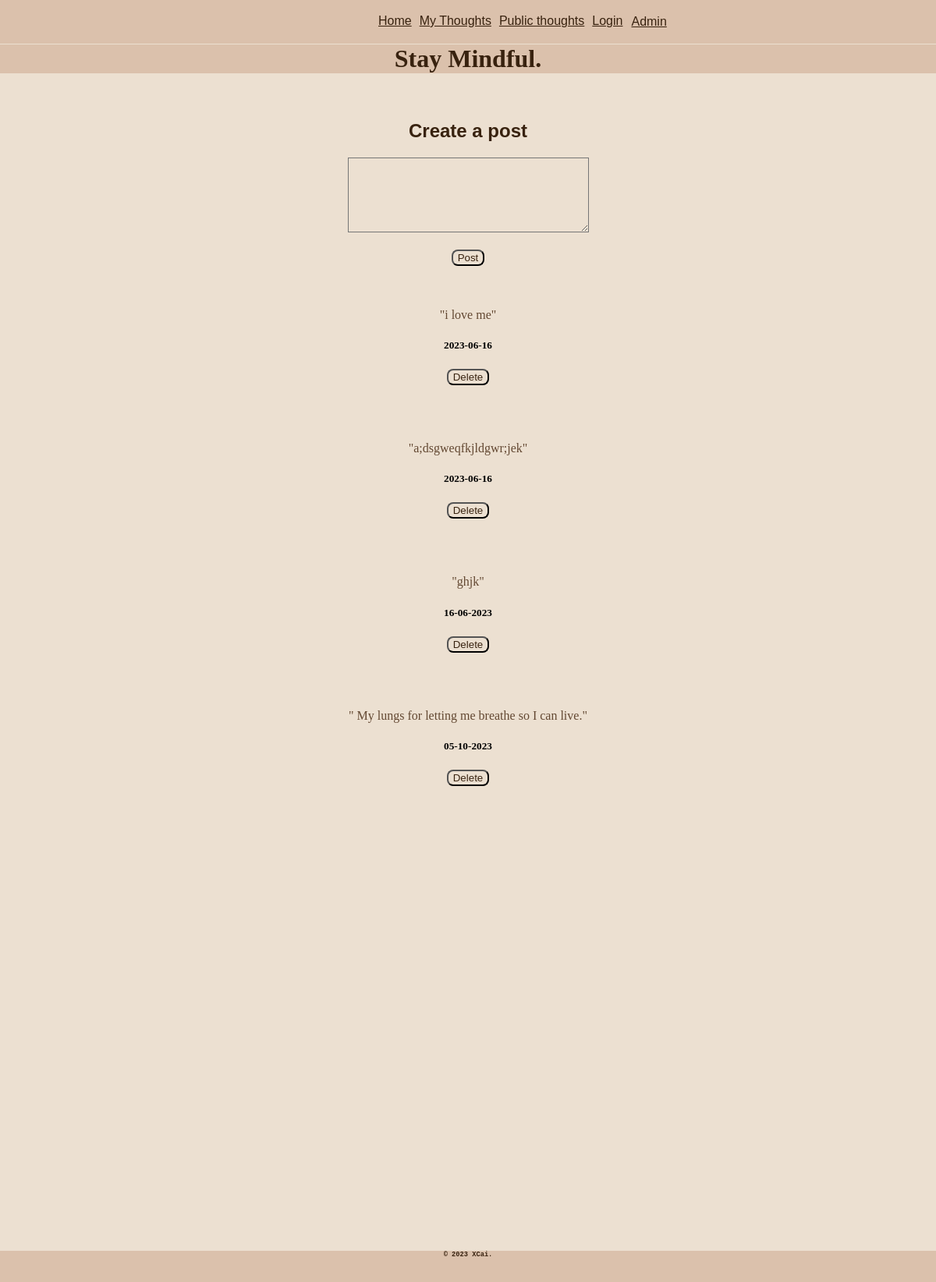
/my_posts (signed in), run on an earlier commit of the app's database.
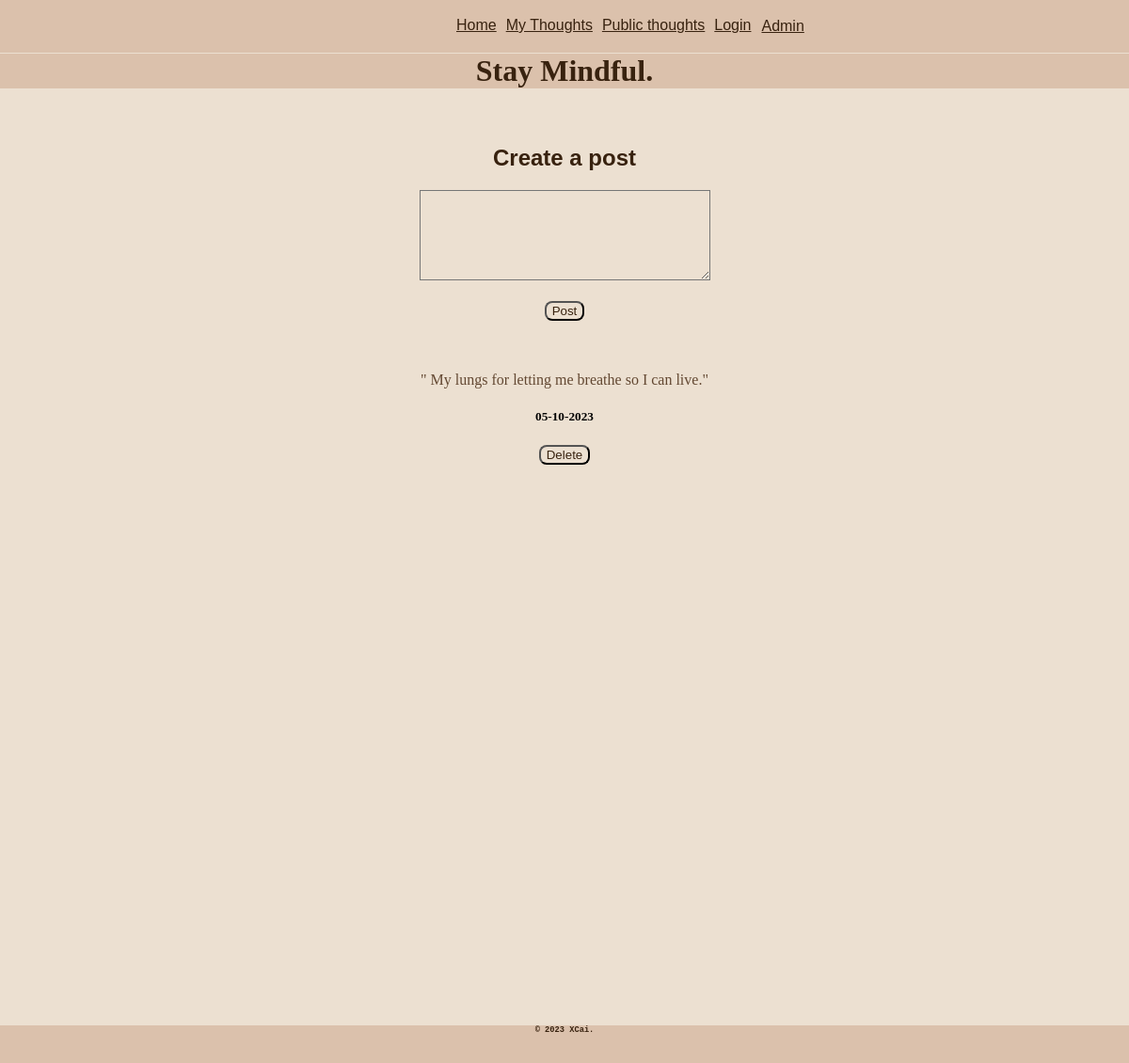
And on a later commit of the database.
### tables this page shows
CREATE TABLE Gratitude_idea (id INTEGER PRIMARY KEY, date TEXT, username TEXT, content TEXT, like_count INTEGER DEFAULT (0), favorited INTEGER);

### routes.py (the view)
@app.route('/my_posts', methods=['GET'])
def my_posts():
    if 'username' in session:
        print("logged in")
        conn = sqlite3.connect("mindful.db")
        cur = conn.cursor()
        sql = 'SELECT * FROM Gratitude_idea WHERE username = ? ORDER BY date DESC'
        cur.execute(sql, (session['username'],))
        results = cur.fetchall()
        print(results)
        return render_template("my_posts.html", results = results)
    else:
        print("not logged in")
        return redirect("loginpage")

### templates/my_posts.html (shortened to what this page needs)
{% extends 'layout.html' %}
{% block content %}
<form action="/post_idea" method="post">
    <h2><label for="post_idea">Create a post</label></h2>
    <textarea class="input" required name="post_idea" id="post_idea" cols="36" rows="6" maxlength="120"></textarea>
    <br><br>
    <button class="button">Post</button>
</form>
{% for results in results %}
<div>
    <br><br>
    <p>
        "{{ results[3] }}"
        </p>
        <h5>
        {{ results[1] }}
        </h5>
        <form action="/delete_my_post" method="post">
            <button class="button">Delete</button>
        </form>
</div>
{% endfor %}
<br><br>
<br><br>
<br><br>
<br><br>
<br><br>
<br><br>
<br><br>
<br><br>
<br><br>
<br><br>
<br><br>
<br><br>
<br><br>
<br><br>
<br><br>
{% endblock %}

### templates/layout.html (shortened to what this page needs)
<!DOCTYPE html>
<html lang="en">
    <link rel="stylesheet" href="/static/styles.css">
<head>
</head>
<div>
    <nav>
        {% include "nav.html" %}
    </nav>
</div>
<body>
    <header>
        {% include "header.html" %}
    </header>
    <div>
        <main>
            {% block content %}
            {% endblock %}
        </main>
    </div>
</body>
<footer>
    {% include "footer.html" %}
</footer>
</html>

### templates/nav.html
<div id="nav">
        <a class="nav_element" href="/">Home</a>
        <a class="nav_element" href="/my_posts">My Thoughts</a>
        <a class="nav_element" href="/public_posts">Public thoughts</a>
        <a class="nav_element" href="/loginpage">Login</a>
        <form action="/adminlogin" method="post">
        <button id="admin">Admin</button>
        </form>
</div>

### templates/header.html
<h1>Stay Mindful.</h1>

### templates/footer.html
<h6 id="footer_text">&copy; 2023 XCai.</h4>

### static/styles.css (style rules this page uses)
header { background-color: #dbc1ac; }
footer { background-color: #dbc1ac; position: sticky; top: 100%; height: 2.5rem; width: 100%; }
body { background-color: #ece0d1; margin: auto; text-align: center; }
div { padding-top: 1.5%; padding-bottom: 1.5%; }
.nav_element { padding-left: 5px; padding-right: 5px; }
#nav { position:fixed; top:0%; width: 100%; background-color: #dbc1ac; display: flex; padding-left: 40%; }
h1 { font-family: cursive; color: #38220f; }
h2 { font-family: sans-serif; color: #38220f; }
h6 { font-family: monospace; color: #38220f; }
p { font-family: cursive; color: #634832; width: 33%; margin: auto; }
a { font-family: sans-serif; color: #38220f; }
form { font-family: sans-serif; color: #38220f; }
.button { background-color: #ece0d1; color: #38220f; border-radius: 8px; }
.input { background-color: #ece0d1; }
#admin { background-color: #dbc1ac; color: #38220f; border: none; text-decoration: underline; font-family: sans-serif; font-size: medium; }

What changed in the data, as far as the page shows it:
no longer on this page (row edited): Gratitude_idea: content "i love me", date "2023-06-16"
removed Gratitude_idea: content "a;dsgweqfkjldgwr;jek", date "2023-06-16"
removed Gratitude_idea: content "ghjk", date "16-06-2023"
